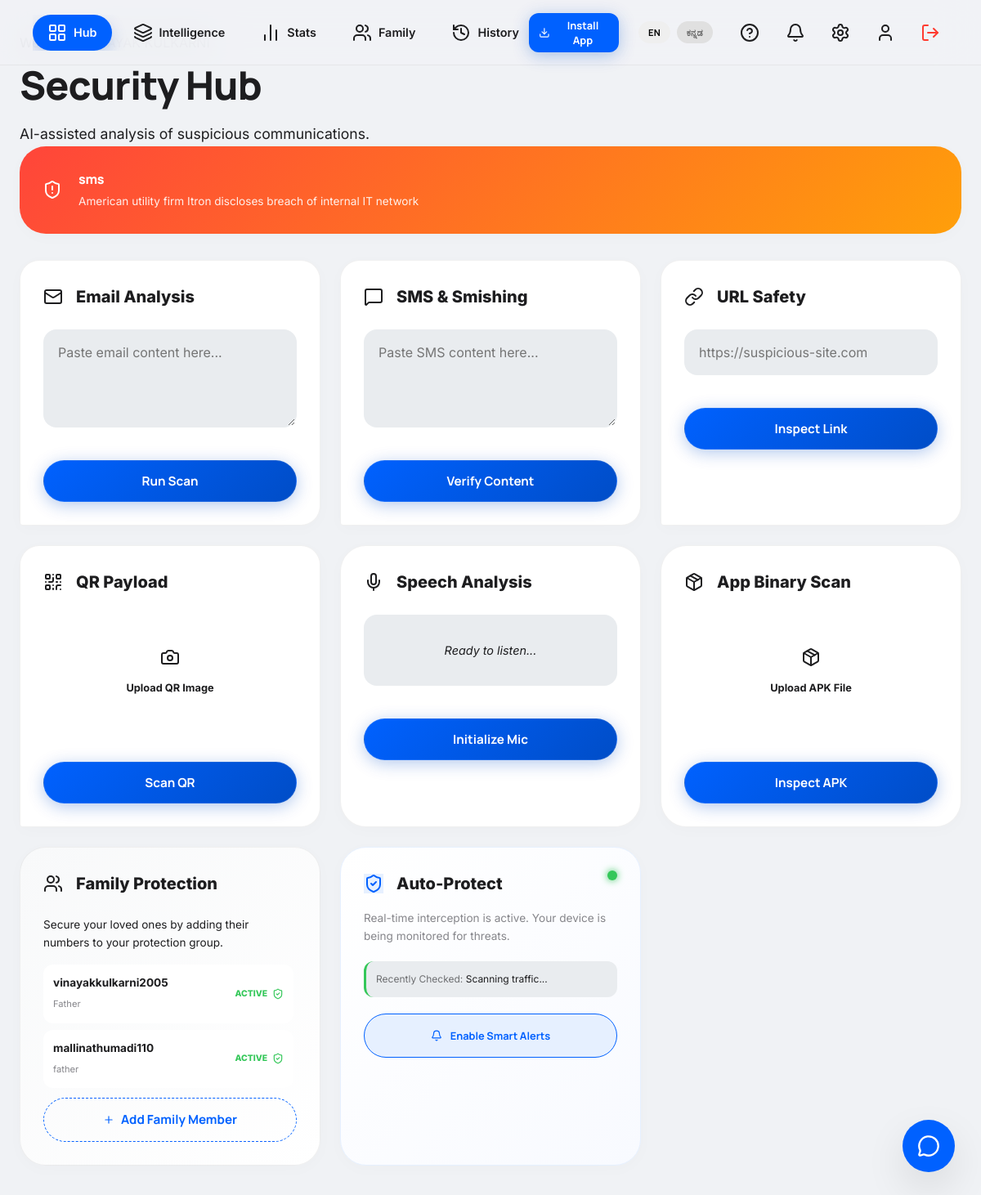
Screenshot of /dashboard (signed in) with the database file from the repository.
### tables this page shows
CREATE TABLE users (
        id INTEGER PRIMARY KEY AUTOINCREMENT,
        email TEXT UNIQUE NOT NULL,
        otp TEXT
    , name TEXT, state TEXT, phone TEXT, address TEXT, password TEXT, country TEXT, emergency_contact TEXT, whatsapp_number TEXT, has_seen_tour INTEGER DEFAULT 0, theme TEXT DEFAULT 'default', two_factor INTEGER DEFAULT 0, sensitivity TEXT DEFAULT 'Balanced', auto_clear_history INTEGER DEFAULT 1, loyalty_points INTEGER DEFAULT 100, is_admin INTEGER DEFAULT 0, voice_interface TEXT DEFAULT 'English + Kannada (Sequential)');

CREATE TABLE family_members (
        id INTEGER PRIMARY KEY AUTOINCREMENT,
        guardian_id INTEGER,
        member_email TEXT,
        relationship TEXT,
        status TEXT DEFAULT 'pending',
        FOREIGN KEY(guardian_id) REFERENCES users(id)
    );

### app.py (the view)
@app.route("/dashboard")
def dashboard():
    if not session.get("logged_in"): return redirect("/")
    if session.get("admin_verified"): return redirect("/admin")
    conn = get_db()
    cursor = conn.cursor()
    cursor.execute("SELECT id, name, has_seen_tour, loyalty_points, is_admin, voice_interface, theme FROM users WHERE email=?", (session.get("email"),))
    user = cursor.fetchone()
    cursor.execute("SELECT * FROM scans WHERE user_id=? ORDER BY timestamp DESC", (user["id"],))
    scans = [dict(row) for row in cursor.fetchall()]
    total = len(scans)
    spam_count = sum(1 for s in scans if s['prediction'] in ['Spam', 'Fake'])
    ham_count = total - spam_count
    analytics = {
        "total": total,
        "spam_count": spam_count,
        "ham_count": ham_count,
        "avg_score": round(sum(s['score'] for s in scans)/total, 1) if total > 0 else 0
    }
    cursor.execute("SELECT member_email, relationship, status FROM family_members WHERE guardian_id=?", (user["id"],))
    family = [dict(row) for row in cursor.fetchall()]
    conn.close()
    return render_template("dashboard.html", user=user, messages=scans, analytics=analytics, family=family)

### templates/dashboard.html (shortened to what this page needs)
<!DOCTYPE html>
<html lang="en">
<head>
    <link rel="stylesheet" href="{{ url_for('static', filename='style.css') }}">
</head>
<body data-has-seen-tour="{{ user['has_seen_tour'] }}">
    <nav class="top-nav">
        <div class="nav-wrapper">
            <div class="nav-container">
                <a href="/dashboard" class="nav-link active"><i data-lucide="layout-grid"></i> Hub</a>
                <a href="/classification" class="nav-link"><i data-lucide="layers"></i> Intelligence</a>
                <a href="/analytics" class="nav-link"><i data-lucide="bar-chart-2"></i> Stats</a>
                <a href="/family" class="nav-link"><i data-lucide="users"></i> Family</a>
                <a href="/history" class="nav-link"><i data-lucide="history"></i> History</a>
            </div>
            <div class="nav-right">
                <button id="pwa-install-btn" class="btn btn-primary pulsing-install" style="display: inline-flex; align-items: center; gap: 8px; font-size: 0.8rem; padding: 6px 12px; margin-right: 12px; border-radius: 12px; background: var(--primary); color: white; border: none; cursor: pointer; font-weight: 700;">
                    <i data-lucide="download" style="width: 14px;"></i> Install App
                </button>
                <div style="display: flex; gap: 8px; margin-right: 12px;">
                    <button onclick="setLanguage('en')" id="btn-en" class="btn" style="padding: 6px 12px; font-size: 0.7rem;">EN</button>
                    <button onclick="setLanguage('kn')" id="btn-kn" class="btn" style="padding: 6px 12px; font-size: 0.7rem; background: #e0e0e0; color: #666;">ಕನ್ನಡ</button>
                </div>
                <button class="nav-icon-btn" onclick="startTourManual()" title="App Guide">
                    <i data-lucide="help-circle"></i>
                </button>
                <button class="nav-icon-btn" onclick="toggleNotifications(event)">
                    <i data-lucide="bell"></i>
                </button>
                <a href="/settings" class="nav-icon-btn"><i data-lucide="settings"></i></a>
                <a href="/profile" class="nav-icon-btn"><i data-lucide="user"></i></a>
                <a href="/logout" class="nav-icon-btn text-danger"><i data-lucide="log-out"></i></a>
            </div>
        </div>
    </nav>
    <main class="main-content animate-reveal">
        <header class="editorial-header">
            <span class="editorial-cap" data-t="welcome_msg">Welcome, {{ user['name'] }}</span>
            <h1 id="tour-hub-title" style="font-size: 3rem; margin: 0;">Security Hub</h1>
            <p style="color: var(--on-surface-variant); font-size: 1.1rem; margin-top: 8px;">AI-assisted analysis of suspicious communications.</p>
        </header>
        <div id="global-nuclear-alert" style="display: none; margin-bottom: 32px;">
            <div class="bento-card" style="background: linear-gradient(135deg, #FF453A, #FF9F0A); border: none; color: white;">
                <div style="display: flex; gap: 20px; align-items: center;">
                    <i data-lucide="shield-alert"></i>
                    <div style="flex: 1;">
                        <h4 id="nuclear-title" style="margin: 0; color: white;"></h4>
                        <p id="nuclear-message" style="margin: 4px 0 0 0; font-size: 0.85rem; color: white; opacity: 0.9;"></p>
                    </div>
                </div>
            </div>
        </div>
        <div class="dashboard-grid">
            <div class="bento-card animate-bubble-pop" id="tour-email-node" style="border-radius: var(--radius-chat); animation-delay: 0.1s;">
                <div class="section-title"><i data-lucide="mail"></i> <span data-t="email_protection">Email Analysis</span></div>
                <textarea id="email-content" class="form-input" style="min-height: 120px; margin-bottom: 20px;" placeholder="Paste email content here..."></textarea>
                <button onclick="performScan('email')" class="btn btn-primary" style="width: 100%;" data-t="analyze_email">Run Scan</button>
            </div>
            <div class="bento-card animate-bubble-pop" id="tour-sms-node" style="border-radius: var(--radius-chat); animation-delay: 0.3s;">
                <div class="section-title"><i data-lucide="message-square"></i> <span data-t="sms_verification">SMS & Smishing</span></div>
                <textarea id="sms-content" class="form-input" style="min-height: 120px; margin-bottom: 20px;" placeholder="Paste SMS content here..."></textarea>
                <button onclick="performScan('sms')" class="btn btn-primary" style="width: 100%;" data-t="verify_code">Verify Content</button>
            </div>
            <div class="bento-card animate-bubble-pop" id="tour-url-node" style="border-radius: var(--radius-chat); animation-delay: 0.5s;">
                <div class="section-title"><i data-lucide="link"></i> <span data-t="link_analysis">URL Safety</span></div>
                <input type="text" id="link-url" class="form-input" style="margin-bottom: 20px;" placeholder="https://suspicious-site.com">
                <button onclick="performScan('url')" class="btn btn-primary" style="width: 100%;" data-t="check_link">Inspect Link</button>
            </div>
            <div class="bento-card animate-bubble-pop" id="tour-qr-node" style="border-radius: var(--radius-chat); animation-delay: 0.7s;">
                <div class="section-title"><i data-lucide="qr-code"></i> <span data-t="qr_protection">QR Payload</span></div>
                <div id="qr-file-trigger" onclick="document.getElementById('qr-file').click()" style="border: 2px dashed var(--outline-variant); padding: 40px; text-align: center; margin-bottom: 20px; cursor: pointer; border-radius: 16px;">
                    <i data-lucide="camera" style="margin-bottom: 8px;"></i>
                    <p id="qr-filename" style="font-size: 0.8rem; font-weight: 700;">Upload QR Image</p>
                </div>
                <button onclick="performScan('qr_code')" class="btn btn-primary" style="width: 100%;" data-t="verify_qr">Scan QR</button>
            </div>
            <div class="bento-card">
                <div class="section-title"><i data-lucide="mic"></i> <span data-t="voice_shield">Speech Analysis</span></div>
                <div style="background: var(--surface-container-low); padding: 32px; border-radius: 16px; text-align: center; margin-bottom: 20px;">
                    <p id="voice-transcription" style="font-style: italic; font-size: 0.9rem;">Ready to listen...</p>
                </div>
                <button id="voice-start-btn" onclick="startVoiceScan()" class="btn btn-primary" style="width: 100%;" data-t="start_speaking">Initialize Mic</button>
            </div>
            <div class="bento-card animate-bubble-pop" id="tour-apk-node" style="animation-delay: 0.9s;">
                <div class="section-title"><i data-lucide="package"></i> <span data-t="apk_security">App Binary Scan</span></div>
                <div id="apk-file-trigger" onclick="document.getElementById('apk-file').click()" style="border: 2px dashed var(--outline-variant); padding: 40px; text-align: center; margin-bottom: 20px; cursor: pointer; border-radius: 16px;">
                    <i data-lucide="package" style="margin-bottom: 8px;"></i>
                    <p id="apk-filename" style="font-size: 0.8rem; font-weight: 700;">Upload APK File</p>
                </div>
                <button onclick="performScan('apk')" class="btn btn-primary" style="width: 100%;" data-t="verify_apk">Inspect APK</button>
            </div>
            <div class="bento-card" style="grid-column: span 1; background: linear-gradient(135deg, #f8f9fa, #ffffff);">
                <div class="section-title"><i data-lucide="users"></i> <span data-t="family_protection">Family Protection</span></div>
                <p style="font-size: 0.85rem; color: var(--on-surface-variant); margin-bottom: 16px;">Secure your loved ones by adding their numbers to your protection group.</p>
                <div style="display: flex; flex-direction: column; gap: 8px; max-height: 200px; overflow-y: auto; padding-right: 4px;">
                    {% if family %}
                        {% for member in family %}
                        <div style="padding: 12px; background: #fff; border-radius: 12px; border: 1px solid var(--outline-variant); display: flex; align-items: center; justify-content: space-between;">
                            <div style="overflow: hidden;">
                                <span style="font-size: 0.85rem; font-weight: 700; color: var(--text-main); display: block; white-space: nowrap; text-overflow: ellipsis;">{{ member.member_email.split('@')[0] }}</span>
                                <span style="font-size: 0.7rem; color: var(--text-muted);">{{ member.relationship }}</span>
                            </div>
                            <div style="display: flex; align-items: center; gap: 6px;">
                                {% if member.status == 'accepted' %}
                                    <span style="font-size: 0.65rem; font-weight: 800; color: var(--success);">ACTIVE</span>
                                    <i data-lucide="shield-check" style="width: 14px; color: var(--success);"></i>
                                {% else %}
                                    <span style="font-size: 0.65rem; font-weight: 800; color: var(--warning);">PENDING</span>
                                    <i data-lucide="clock" style="width: 14px; color: var(--warning);"></i>
                                {% endif %}
                            </div>
                        </div>
                        {% endfor %}
                    {% else %}
                        <div style="padding: 20px; text-align: center; background: rgba(0,0,0,0.02); border-radius: 12px; border: 1px dashed var(--outline-variant);">
                            <p style="font-size: 0.8rem; color: var(--text-muted); margin: 0;">No family nodes active.</p>
                        </div>
                    {% endif %}
                </div>
                <div style="margin-top: 12px;">
                    <a href="/family" class="btn" style="width: 100%; border: 1px dashed var(--primary); color: var(--primary); background: transparent; text-decoration: none; display: flex; align-items: center; justify-content: center; gap: 8px;">
                        <i data-lucide="plus" style="width: 14px;"></i> Add Family Member
                    </a>
                </div>
            </div>
            <div class="bento-card" style="grid-column: span 1; border: 1px solid var(--primary-light); background: linear-gradient(135deg, #ffffff, #f8faff);">
                <div style="display: flex; justify-content: space-between; align-items: flex-start; margin-bottom: 16px;">
                    <div class="section-title" style="margin-bottom: 0;"><i data-lucide="shield-check" style="background: var(--primary-light); color: var(--primary);"></i> Auto-Protect</div>
                    <div id="monitoring-pulse" class="animate-pulse" style="width: 12px; height: 12px; background: var(--success); border-radius: 50%; box-shadow: 0 0 10px var(--success);"></div>
                </div>
                <p style="font-size: 0.85rem; color: var(--text-muted); margin-bottom: 20px;">Real-time interception is active. Your device is being monitored for threats.</p>
                <div id="recent-intercept" style="background: var(--surface-container-low); padding: 12px; border-radius: 12px; font-size: 0.75rem; color: var(--text-main); margin-bottom: 20px; border-left: 3px solid var(--success);">
                    <span style="opacity: 0.6;">Recently Checked:</span> <span id="last-intercept-text">Scanning traffic...</span>
                </div>
                <button id="notif-toggle-btn" onclick="requestNotificationPermission()" class="btn" style="width: 100%; background: var(--primary-light); color: var(--primary); font-size: 0.8rem; border: 1px solid var(--primary);">
                    <i data-lucide="bell" style="width: 14px;"></i> Enable Smart Alerts
                </button>
            </div>
        </div>
    </main>
    <button onclick="toggleChat()" style="position: fixed; bottom: 32px; right: 32px; width: 64px; height: 64px; border-radius: 50%; background: var(--primary); color: white; border: none; box-shadow: var(--shadow-lg); cursor: pointer; z-index: 1000; display: flex; align-items: center; justify-content: center;">
        <i data-lucide="message-circle" style="width: 28px; height: 28px;"></i>
    </button>
<script src="{{ url_for('static', filename='pwa.js') }}"></script></body>
</html>

### rows the page displays
users: name "VINAYAK KULKARNI"
family_members: member_email "vinayakkulkarni2005", relationship "Father", status "ACTIVE"
family_members: member_email "mallinathumadi110", relationship "father", status "ACTIVE"
